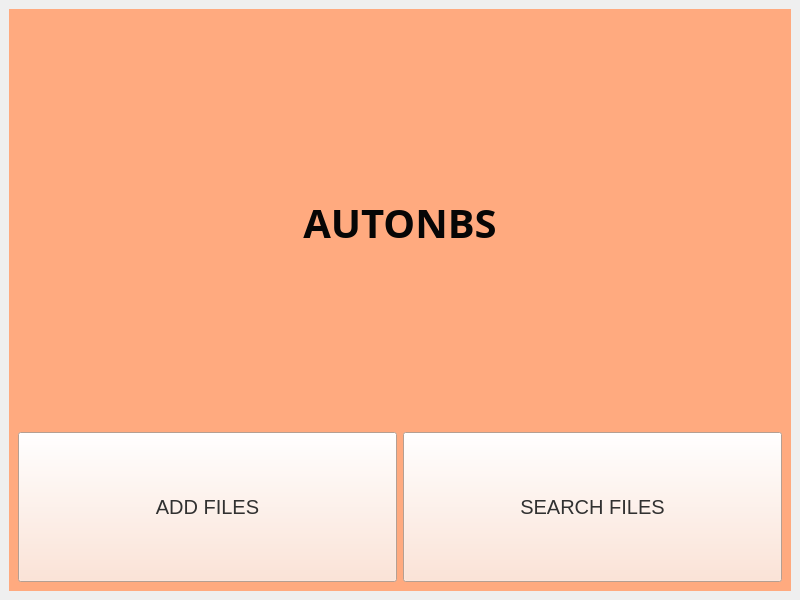
<?xml version="1.0" encoding="UTF-8"?>
<ui version="4.0">
 <class>MainWindow</class>
 <widget class="QMainWindow" name="MainWindow">
  <property name="geometry">
   <rect>
    <x>0</x>
    <y>0</y>
    <width>800</width>
    <height>600</height>
   </rect>
  </property>
  <property name="windowTitle">
   <string>MainWindow</string>
  </property>
  <widget class="QWidget" name="centralwidget">
   <layout class="QVBoxLayout" name="verticalLayout_3">
    <item>
     <widget class="QStackedWidget" name="stackedWidget">
      <property name="styleSheet">
       <string notr="true">background-color: rgb(255, 170, 127);
color: rgb(49, 49, 49);</string>
      </property>
      <property name="currentIndex">
       <number>0</number>
      </property>
      <widget class="QWidget" name="page">
       <property name="styleSheet">
        <string notr="true"/>
       </property>
       <layout class="QVBoxLayout" name="verticalLayout_2">
        <item>
         <widget class="QLabel" name="mainLabel">
          <property name="font">
           <font>
            <family>Algerian</family>
            <pointsize>30</pointsize>
            <italic>false</italic>
            <bold>true</bold>
            <underline>false</underline>
           </font>
          </property>
          <property name="styleSheet">
           <string notr="true">color: rgb(6, 6, 6);</string>
          </property>
          <property name="text">
           <string>AUTONBS</string>
          </property>
          <property name="alignment">
           <set>Qt::AlignCenter</set>
          </property>
         </widget>
        </item>
        <item>
         <layout class="QHBoxLayout" name="horizontalLayout">
          <item>
           <widget class="QPushButton" name="addbtn">
            <property name="minimumSize">
             <size>
              <width>0</width>
              <height>150</height>
             </size>
            </property>
            <property name="font">
             <font>
              <pointsize>15</pointsize>
             </font>
            </property>
            <property name="styleSheet">
             <string notr="true">border-color: rgb(0, 0, 0);
background-color: rgb(254, 222, 205);
border-left-color: rgb(0, 0, 0);
border-top-color: rgb(0, 0, 0);</string>
            </property>
            <property name="text">
             <string>ADD FILES</string>
            </property>
           </widget>
          </item>
          <item>
           <widget class="QPushButton" name="pushButton_2">
            <property name="minimumSize">
             <size>
              <width>0</width>
              <height>150</height>
             </size>
            </property>
            <property name="font">
             <font>
              <pointsize>15</pointsize>
             </font>
            </property>
            <property name="styleSheet">
             <string notr="true">border-color: rgb(0, 0, 0);
background-color: rgb(254, 222, 205);
border-left-color: rgb(0, 0, 0);
border-top-color: rgb(0, 0, 0);</string>
            </property>
            <property name="text">
             <string>SEARCH FILES</string>
            </property>
           </widget>
          </item>
         </layout>
        </item>
       </layout>
      </widget>
      <widget class="QWidget" name="page_2">
       <property name="styleSheet">
        <string notr="true"/>
       </property>
       <layout class="QVBoxLayout" name="verticalLayout">
        <item>
         <widget class="QLabel" name="label">
          <property name="font">
           <font>
            <pointsize>15</pointsize>
            <bold>false</bold>
           </font>
          </property>
          <property name="text">
           <string>Checking for Duplicates...</string>
          </property>
          <property name="alignment">
           <set>Qt::AlignCenter</set>
          </property>
         </widget>
        </item>
        <item>
         <widget class="QLabel" name="label_2">
          <property name="text">
           <string>.</string>
          </property>
         </widget>
        </item>
        <item>
         <layout class="QHBoxLayout" name="horizontalLayout_2">
          <item>
           <widget class="QPushButton" name="prevbtn">
            <property name="maximumSize">
             <size>
              <width>150</width>
              <height>50</height>
             </size>
            </property>
            <property name="font">
             <font>
              <pointsize>15</pointsize>
             </font>
            </property>
            <property name="styleSheet">
             <string notr="true">border-color: rgb(0, 0, 0);
background-color: rgb(254, 222, 205);
border-left-color: rgb(0, 0, 0);
border-top-color: rgb(0, 0, 0);</string>
            </property>
            <property name="text">
             <string>Previous</string>
            </property>
           </widget>
          </item>
          <item>
           <widget class="QPushButton" name="indexbtn">
            <property name="maximumSize">
             <size>
              <width>300</width>
              <height>50</height>
             </size>
            </property>
            <property name="font">
             <font>
              <pointsize>15</pointsize>
             </font>
            </property>
            <property name="styleSheet">
             <string notr="true">border-color: rgb(0, 0, 0);
background-color: rgb(254, 222, 205);
border-left-color: rgb(0, 0, 0);
border-top-color: rgb(0, 0, 0);</string>
            </property>
            <property name="text">
             <string>START INDEXING</string>
            </property>
           </widget>
          </item>
         </layout>
        </item>
       </layout>
      </widget>
      <widget class="QWidget" name="page_3">
       <layout class="QVBoxLayout" name="verticalLayout_2">
        <item>
         <widget class="QLabel" name="docLabel">
          <property name="font">
           <font>
            <family>Cambria</family>
            <pointsize>35</pointsize>
            <bold>true</bold>
           </font>
          </property>
          <property name="text">
           <string>DOCUMENT FINDER</string>
          </property>
          <property name="alignment">
           <set>Qt::AlignCenter</set>
          </property>
         </widget>
        </item>
        <item>
         <spacer name="verticalSpacer">
          <property name="orientation">
           <enum>Qt::Vertical</enum>
          </property>
          <property name="sizeType">
           <enum>QSizePolicy::Fixed</enum>
          </property>
          <property name="sizeHint" stdset="0">
           <size>
            <width>20</width>
            <height>20</height>
           </size>
          </property>
         </spacer>
        </item>
        <item>
         <layout class="QHBoxLayout" name="horizontalLayout">
          <item>
           <widget class="QLineEdit" name="keyEntry">
            <property name="styleSheet">
             <string notr="true">background-color: rgb(255, 255, 255);
 color: rgb(0, 0, 0);</string>
            </property>
           </widget>
          </item>
          <item>
           <widget class="QPushButton" name="addKey">
            <property name="styleSheet">
             <string notr="true">border-color: rgb(0, 0, 0);
background-color: rgb(254, 222, 205);
border-left-color: rgb(0, 0, 0);
border-top-color: rgb(0, 0, 0);</string>
            </property>
            <property name="text">
             <string>ADD</string>
            </property>
           </widget>
          </item>
         </layout>
        </item>
        <item>
         <widget class="QScrollArea" name="docScroll">
          <property name="widgetResizable">
           <bool>true</bool>
          </property>
          <widget class="QWidget" name="scrollAreaWidgetContents_2">
           <property name="geometry">
            <rect>
             <x>0</x>
             <y>0</y>
             <width>754</width>
             <height>345</height>
            </rect>
           </property>
           <layout class="QVBoxLayout" name="verticalLayout_3">
            <item>
             <widget class="QListView" name="availableKeys">
              <property name="styleSheet">
               <string notr="true">background-color: rgb(255, 255, 255);</string>
              </property>
             </widget>
            </item>
            <item>
             <widget class="QListView" name="selectedKeys">
              <property name="styleSheet">
               <string notr="true">background-color: rgb(0, 255, 0);
 background-color: rgb(0, 255, 127);</string>
              </property>
             </widget>
            </item>
           </layout>
          </widget>
         </widget>
        </item>
        <item>
         <widget class="QCheckBox" name="checkSuggestions">
          <property name="text">
           <string>Load Keyword Suggestions</string>
          </property>
         </widget>
        </item>
        <item>
         <widget class="QDialogButtonBox" name="buttonBox">
          <property name="styleSheet">
           <string notr="true">border-color: rgb(0, 0, 0);
background-color: rgb(254, 222, 205);
border-left-color: rgb(0, 0, 0);
border-top-color: rgb(0, 0, 0);</string>
          </property>
          <property name="standardButtons">
           <set>QDialogButtonBox::Apply|QDialogButtonBox::Close|QDialogButtonBox::Discard|QDialogButtonBox::Reset</set>
          </property>
         </widget>
        </item>
       </layout>
      </widget>
      <widget class="QWidget" name="page_4">
       <layout class="QVBoxLayout" name="verticalLayout_4">
        <item>
         <widget class="QLabel" name="searchLabel">
          <property name="font">
           <font>
            <family>Cambria</family>
            <pointsize>35</pointsize>
            <bold>true</bold>
           </font>
          </property>
          <property name="text">
           <string>SEARCH RESULTS</string>
          </property>
          <property name="alignment">
           <set>Qt::AlignCenter</set>
          </property>
         </widget>
        </item>
        <item>
         <widget class="QLabel" name="notelabel">
          <property name="text">
           <string>{Showing Upto Top 100 Search Results}</string>
          </property>
          <property name="alignment">
           <set>Qt::AlignCenter</set>
          </property>
         </widget>
        </item>
        <item>
         <widget class="QScrollArea" name="resultScroll">
          <property name="widgetResizable">
           <bool>true</bool>
          </property>
          <widget class="QWidget" name="scrollAreaWidgetContents_3">
           <property name="geometry">
            <rect>
             <x>0</x>
             <y>0</y>
             <width>754</width>
             <height>452</height>
            </rect>
           </property>
           <layout class="QVBoxLayout" name="verticalLayout_5">
            <item>
             <widget class="QTableView" name="fileLocations">
              <property name="styleSheet">
               <string notr="true">background-color: rgb(255, 255, 255);
gridline-color: rgb(255, 85, 0);
background-color: rgb(226, 255, 131);
border-color: rgb(0, 0, 0);</string>
              </property>
             </widget>
            </item>
            <item>
             <layout class="QHBoxLayout" name="resultFooter">
              <item>
               <widget class="QLabel" name="timeLabel">
                <property name="text">
                 <string>Time Taken to Search: </string>
                </property>
               </widget>
              </item>
              <item>
               <widget class="QPushButton" name="goBackHome">
                <property name="styleSheet">
                 <string notr="true">border-color: rgb(0, 0, 0);
background-color: rgb(254, 222, 205);
border-left-color: rgb(0, 0, 0);
border-top-color: rgb(0, 0, 0);</string>
                </property>
                <property name="text">
                 <string>Back To Home</string>
                </property>
               </widget>
              </item>
              <item>
               <widget class="QPushButton" name="searchAgain">
                <property name="styleSheet">
                 <string notr="true">border-color: rgb(0, 0, 0);
background-color: rgb(254, 222, 205);
border-left-color: rgb(0, 0, 0);
border-top-color: rgb(0, 0, 0);</string>
                </property>
                <property name="text">
                 <string>Search Again</string>
                </property>
               </widget>
              </item>
             </layout>
            </item>
           </layout>
          </widget>
         </widget>
        </item>
       </layout>
      </widget>
     </widget>
    </item>
   </layout>
  </widget>
 </widget>
 <resources/>
 <connections/>
</ui>
